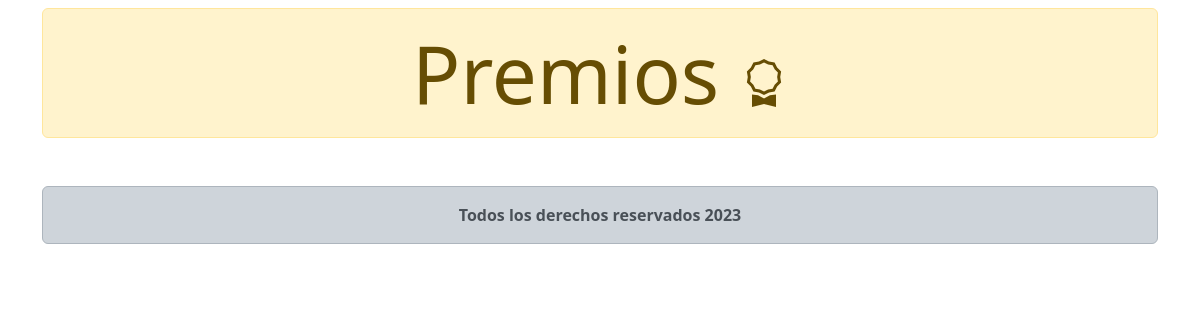
/detallepremio/1/, run on an earlier commit of the app's database.
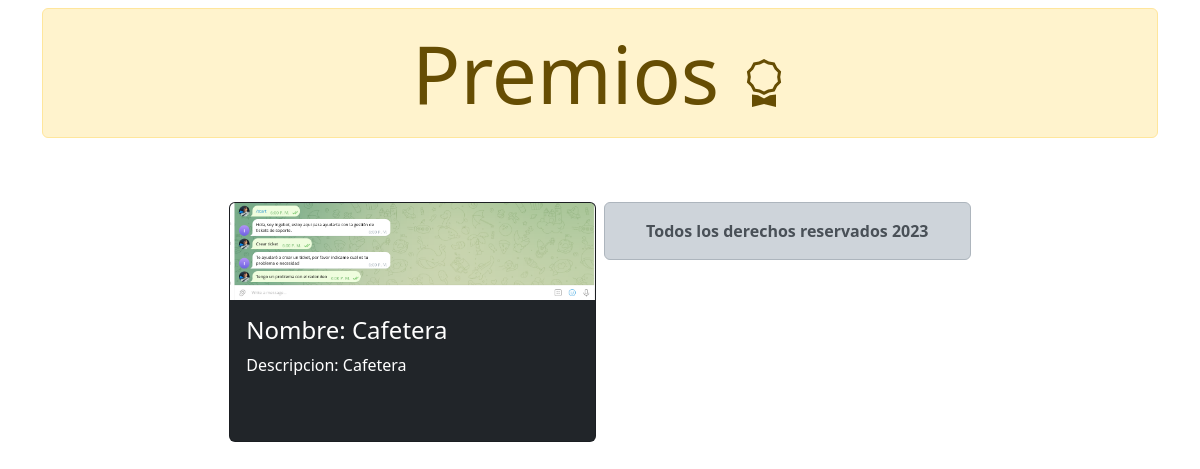
And on a later commit of the database.
### miApp/models.py (models this page shows)
class Premios(models.Model):
    rifas=models.ForeignKey(Rifas, on_delete=models.CASCADE)
    nombre = models.CharField(max_length=50)
    descripcion = models.TextField()
    imagen = models.ImageField(upload_to='premio_imagenes')

### miApp/views.py (the view)
# urls.py: path('detallepremio/<int:rifas_id>/', views.detalle_premio, name='detalle_premio'),
def detalle_premio(self, rifas_id):
    try:
        rifas = get_object_or_404(Rifas, id=rifas_id)
        premios = Premios.objects.filter(rifas=rifas)
        data = {'premio': premios, 'rifas': rifas}
        return render(self, 'Premios.html', data)
    except Rifas.DoesNotExist:
        raise Http404("No existe la rifa con el ID proporcionado")
    except Premios.DoesNotExist:
        raise Http404("No hay premios asociados a la rifa")

### templates/Premios.html (shortened to what this page needs)
<!doctype html>
{% load static  %}
<html lang="en">
<head>
  <link href="https://cdn.jsdelivr.net/npm/bootstrap@5.3.2/dist/css/bootstrap.min.css" rel="stylesheet"
>
</head>
<body class= 'container mt-2'>
  <header>
    <div class="alert alert-warning text-center display-1 ">
        <strong>Premios
        </strong>
    </div>
  </header>
  {% if premio  %}
  <div class= "row justify-content-center align-items-top g-2 row-cols-3">
  {% for p in premio%}
    <div class= "col">
      <div class="card text-white bg-dark mt-5 h-100 ">
        <img class="card-img-top" src="/media/{{p.imagen}}" alt="Title">
        <div class="card-body">
          <h4 class="card-title">Nombre: {{p.nombre}}</h4>
          <p class="card-text">Descripcion: {{p.descripcion}}</p>
        </div>
      </div>
    </div>
 {% endfor %}
{% endif %}
  <footer>
    <div class="alert alert-dark text-center mt-5" role="alert">
      <strong>Todos los derechos reservados 2023</strong>
  </div>
  </footer>
</body>
</html>

What changed in the data, as far as the page shows it:
added Premios: imagen (picture), nombre "Cafetera", descripcion "Cafetera"
